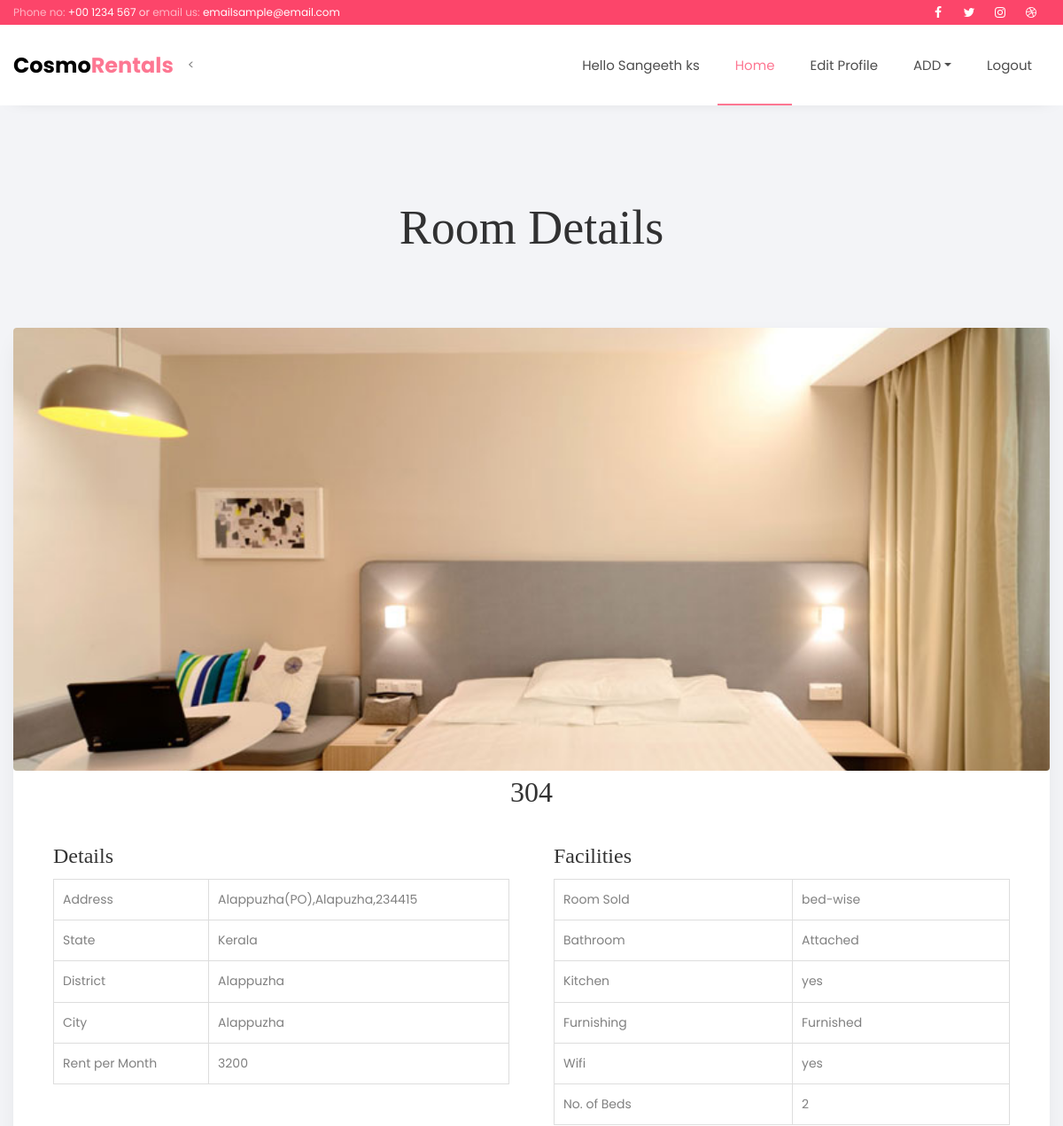
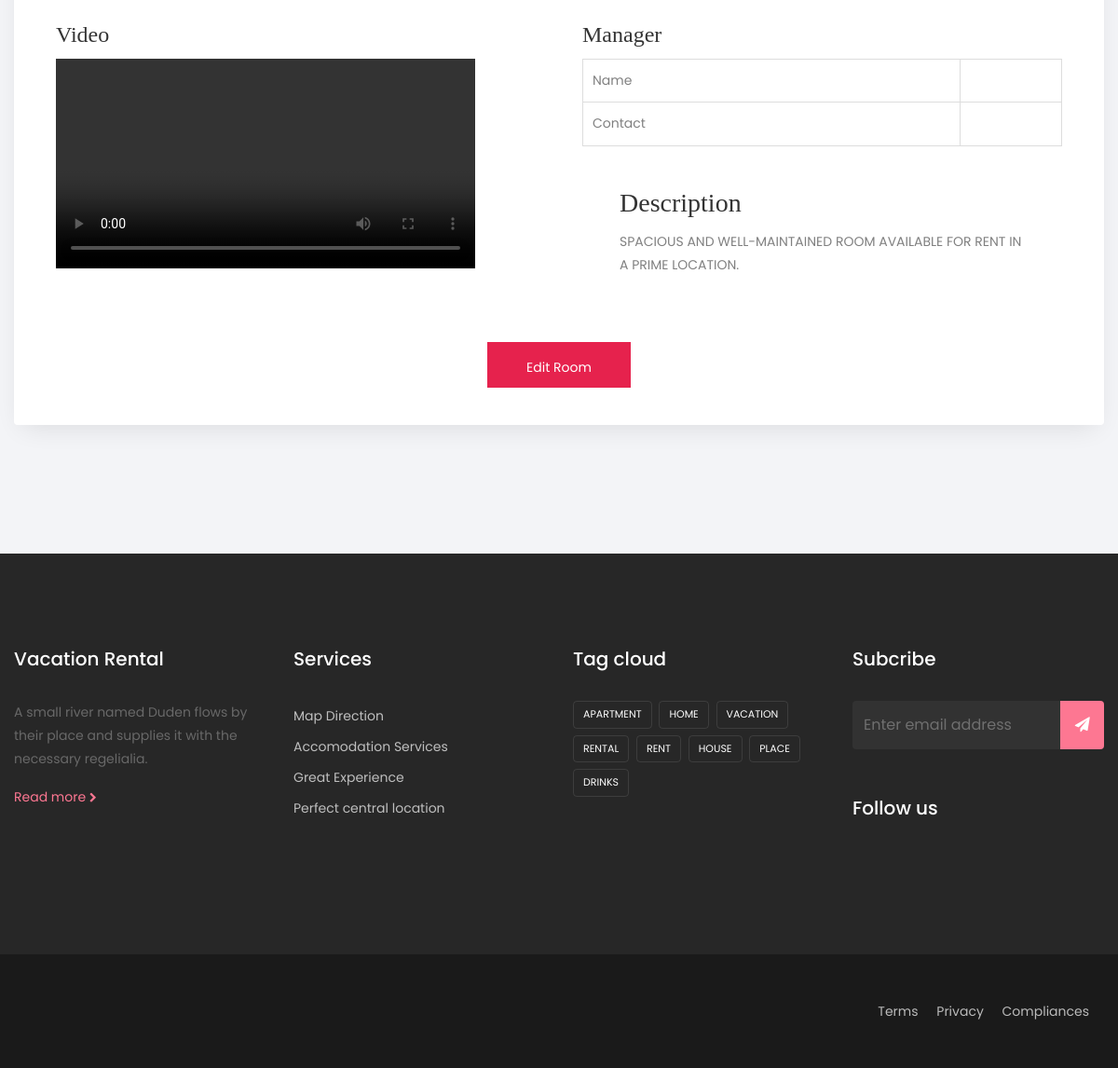
The page /owner/room.php?room_no=304 (signed in) on the database its author committed (2 pictures, top to bottom).
### tables this page shows
CREATE TABLE `owner` (
  `reg_id` int(20) NOT NULL,
  `fname` varchar(50) NOT NULL,
  `phno` varchar(10) NOT NULL,
  `email` varchar(50) NOT NULL,
  `owner_address` varchar(100) NOT NULL,
  `id_proof` varchar(150) NOT NULL,
  `owner_state` varchar(20) NOT NULL,
  `district` varchar(20) NOT NULL,
  `city` varchar(20) NOT NULL,
  `login_id` int(20) NOT NULL
);

CREATE TABLE `add_room` (
  `room_no` int(20) NOT NULL,
  `room_sell` varchar(20) NOT NULL,
  `manage` varchar(20) NOT NULL,
  `manage_name` varchar(20) NOT NULL,
  `manage_no` varchar(20) NOT NULL,
  `room_address` varchar(100) NOT NULL,
  `room_state` varchar(50) NOT NULL,
  `room_district` varchar(50) NOT NULL,
  `room_city` varchar(20) NOT NULL,
  `room_description` varchar(100) NOT NULL,
  `room_bed` varchar(20) NOT NULL,
  `room_img` varchar(150) NOT NULL,
  `room_vid` varchar(150) NOT NULL,
  `room_price` int(20) NOT NULL,
  `room_bathroom` varchar(20) NOT NULL,
  `room_kitchen` varchar(20) NOT NULL,
  `room_furnishing` varchar(20) NOT NULL,
  `room_wifi` varchar(20) NOT NULL,
  `room_owner` int(11) NOT NULL
);

### owner/room.php (the view, shortened to what this page needs)
<!DOCTYPE html>
<html lang="en">
<head>
</head>
<body>
<?php
include "header.php";
?>
<nav class="navbar navbar-expand-lg navbar-dark ftco_navbar bg-dark ftco-navbar-light" id="ftco-navbar">
	    <div class="container">
	    	<a class="navbar-brand" href="index.html">Cosmo<span>Rentals</span></a>
	      <div class="collapse navbar-collapse" id="ftco-nav">
        <<?php
		include '../connection.php';
		$log=$_SESSION['login_id'];
		$result="SELECT fname FROM owner WHERE login_id='$log' ";
		$sql=mysqli_query($conn,$result);
		$data=mysqli_fetch_array($sql)
		?>
	        <ul class="navbar-nav ml-auto">
				<li class="nav-item"> <span class="nav-link">Hello <?php echo $data['fname'];?></span></li>
	        	<li class="nav-item active"><a href="index.php" class="nav-link">Home</a></li>
	        	<li class="nav-item"><a href="edit.php" class="nav-link">Edit Profile</a></li>
			  <nav>
  <ul class="navbar-nav">
    <li class="nav-item dropdown">
      <a href="#" class="nav-link dropdown-toggle">ADD</a>
    </li>
  </ul>
</nav>
			  <li class="nav-item"><a href="logout.php" class="nav-link">Logout</a></li>
	        </ul>
	      </div>
	    </div>
	  </nav>
<section class="ftco-section bg-light">
  <div class="container">
    <div class="row justify-content-center pb-5 mb-3">
      <div class="col-md-7 heading-section text-center ftco-animate">
        <h2>Room Details</h2>
      </div>
    </div>
    <div class="row d-flex">
      <?php
      if (isset($_GET['room_no'])) {
        $room_no = intval($_GET['room_no']);
        include '../connection.php';
        $result = "SELECT * FROM add_room WHERE room_no=$room_no";
        $sql = mysqli_query($conn, $result);
        if ($sql && mysqli_num_rows($sql) > 0) {
          while ($data = mysqli_fetch_array($sql)) {
      ?>
           <div class="col-md-12 d-flex ftco-animate">
              <div class="blog-entry align-self-stretch" style="height:auto; width:100%; align-items:center;">
                <a href="#" class="block-20 rounded" style="background-image: url('images/<?php echo $data['room_img']; ?>'); height:500px;">
                </a>
                <center><h2><?php echo $data['room_no']; ?></h2></center>
                  <div class="table-container">
                    <div class="col-lg-12">
                      <table>
                        <h4>Details</h4>
                        <tr>
                          <td>Address</td>
                          <td><?php echo $data['room_address']; ?></td>
                        </tr>
                        <tr>
                          <td>State</td>
                          <td><?php echo $data['room_state']; ?></td>
                        </tr>
                        <tr>
                          <td>District</td>
                          <td><?php echo $data['room_district']; ?></td>
                        </tr>
                        <tr>
                          <td>City</td>
                          <td><?php echo $data['room_city']; ?></td>
                        </tr>
                        <tr>
                          <td>Rent per Month</td>
                          <td><?php echo $data['room_price']; ?></td>
                        </tr>
                      </table>
                    </div>
                    <div class="col-lg-12">
                      <table>
                        <h4>Facilities</h4>
                        <tr>
                          <td>Room Sold</td>
                          <td><?php echo $data['room_sell']; ?></td>
                        </tr>
                        <tr>
                          <td>Bathroom</td>
                          <td><?php echo $data['room_bathroom']; ?></td>
                        </tr>
                        <tr>
                          <td>Kitchen</td>
                          <td><?php echo $data['room_kitchen']; ?></td>
                        </tr>
                        <tr>
                          <td>Furnishing</td>
                          <td><?php echo $data['room_furnishing']; ?></td>
                        </tr>
                          <td>Wifi</td>
                          <td><?php echo $data['room_wifi']; ?></td>
                        <td>No. of Beds</td>
                          <td><?php echo $data['room_bed']; ?></td>
                      </table>
                    </div>
                    <div class="col-lg-12">
                      <table>
                      <h4>Video</h4>
                      <tr>
                          <video width ="450" controls>
                            <source src="../images/<?php echo $data['room_vid'];?>" height="500" width="500" type="video/mp4">
                          </video>
                        </tr>
                      </table>
                    </div>
                    <div class="col-lg-12">
                      <table>
                        <h4>Manager</h4>
                        <tr>
                          <td>Name</td>
                          <td><?php echo $data['manage_name']; ?></td>
                        </tr>
                        <tr>
                          <td>Contact</td>
                          <td><?php echo $data['manage_no']; ?></td>
                        </tr>
          </table>
          <div class="about">
                    <h3>Description</h3>
                    <p><?php echo $data['room_description']; ?></p>
                  </div>
          </div>
          </div>
                  <center><a href="room_edit.php?id=<?php echo $data['room_no']?>"><button style="margin-bottom: 40px;">Edit Room</button></a></center>
                </div>
              </div>
        <?php
            }
          } else {
            echo "<p>No details found for the specified apartment.</p>";
          }
        } else {
          echo "<p>No apartment ID specified.</p>";
        }
        ?>
      </div>
    </div>
  </section>
  <?php include "footer.php"; ?>
</body>
</html>

### owner/room.php (style rules this page uses)
body { font-family: Arial, sans-serif; }
table { width: 100%; border-collapse: separate; border-spacing: 10px; }
h4 { font-size: 1rem; margin-bottom: 10px; }
td, th { border: 1px solid #dddddd; text-align: left; padding: 10px; }
.table-container { display: grid; grid-template-columns: 1fr 1fr; gap: 20px; margin: 30px; }
.about { margin: 40px; }
button { position: relative; background-color: rgb(230, 34, 77); border-radius: 5px; padding: 15px; background-repeat: no-repeat; cursor: pointer; box-sizing: border-box; width: 154px; height: 49px; color: #fff; border: none; font-size: 20px; transition: all 0.3s ease-in-out; z-index: 1; overflow: hidden; }
button::before { content: ""; background-color: rgb(248, 50, 93); width: 0; height: 100%; position: absolute; top: 0; left: 0; z-index: -1; transition: width 700ms ease-in-out; display: inline-block; }

### rows shown on the page
owner: fname "Sangeeth ks"
add_room: room_img (picture), room_no "304", room_address "Alappuzha(PO),Alapuzha,234415", room_state "Kerala", room_district "Alappuzha", room_city "Alappuzha", room_price "3200", room_sell "bed-wise", room_bathroom "Attached", room_kitchen "yes", room_furnishing "Furnished", room_wifi "yes", room_bed "2", room_description "SPACIOUS AND WELL-MAINTAINED ROOM AVAILABLE FOR RENT IN A PRIME LOCATION."
